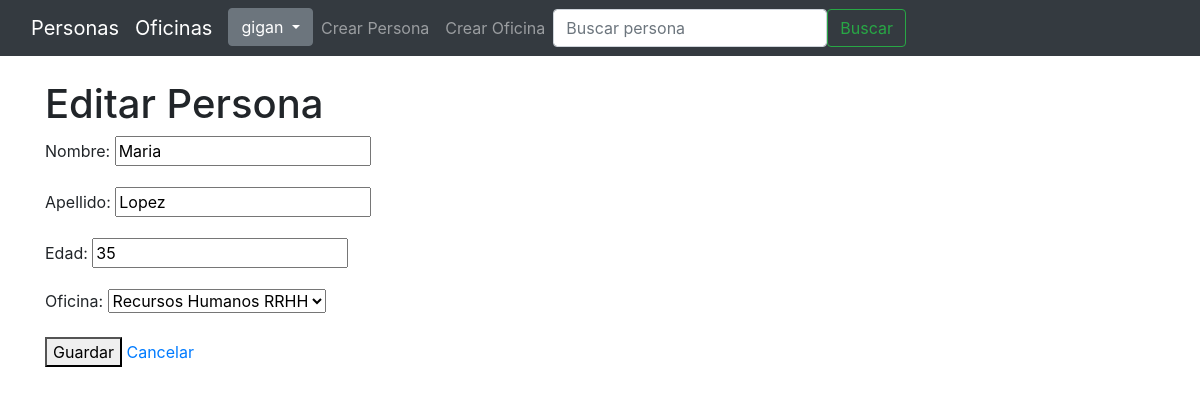
Page /persona/editar/222/ (signed in) on the committed database.
### persona/models.py (models this page shows, shortened)
class Persona(models.Model):
    nombre = models.CharField(verbose_name="Nombre", max_length=50)
    apellido = models.CharField(verbose_name="Apellido", max_length=50)
    edad = models.IntegerField(verbose_name="Edad")
    oficina = models.ForeignKey('oficina.Oficina', on_delete=models.CASCADE)
    class Meta:
        verbose_name = 'Persona'
        verbose_name_plural = 'Personas'

### oficina/models.py (models this page shows)
class Oficina(models.Model):
    nombre = models.CharField(verbose_name="Nombre", max_length=50)
    nombre_corto = models.CharField(verbose_name="Nombre Corto", max_length=20)
    class Meta:
        verbose_name = 'Oficina'
        verbose_name_plural = 'Oficinas'
    def __str__(self):
        return f"{self.nombre} {self.nombre_corto}"

### persona/views.py (the view)
class PersonaUpdateView(LoginRequiredMixin,UpdateView):
    model = Persona
    template_name = "persona/editar.html"
    fields = ["nombre", "apellido", "edad", "oficina"]
    success_url = reverse_lazy("persona:lista")

### templates/persona/editar.html (shortened to what this page needs)
{% extends 'base.html' %}
{% block content %}
<h1>Editar Persona</h1>
<form method="post">
    {{ form.as_p }}
    <button type="submit">Guardar</button>
    <a href="{% url 'persona:lista' %}">Cancelar</a>
{% endblock content %}

### templates/navbar.html (shortened to what this page needs)
<nav class="navbar navbar-expand-lg navbar-dark bg-dark mb-4">
  <div class="container-fluid">
    <a class="navbar-brand" href="{% url 'persona:lista' %}">Personas</a>
    <a class="navbar-brand" href="{% url 'oficina:lista' %}">Oficinas</a>
    <div class="collapse navbar-collapse" id="navbarNav">
      <ul class="navbar-nav me-auto mb-2 mb-lg-0">
        {% if user.is_authenticated %}
          <li class="nav-item dropdown">
            <button class="btn btn-secondary dropdown-toggle" type="button" data-bs-toggle="dropdown" aria-expanded="false">
              {{ user.username }}
            </button>
          </li>
        {% else %}
          <li class="nav-item">
            <a class="nav-link" href="{% url 'account_login' %}">Iniciar Sesión</a>
          </li>
        {% endif %}
        <li class="nav-item">
          <a class="nav-link" href="{% url 'persona:crear' %}">Crear Persona</a>
        </li>
        <li class="nav-item">
          <a class="nav-link" href="{% url 'oficina:crear' %}">Crear Oficina</a>
        </li>
      </ul>
      <form class="d-flex me-3" role="search" action="{% url 'persona:buscar' %}">
        <input class="form-control me-2" type="search" placeholder="Buscar persona" aria-label="Buscar" name="q">
        <button class="btn btn-outline-success" type="submit">Buscar</button>
      </form>
    </div>
  </div>
</nav>

### rows in the picture
Persona: nombre "Maria", apellido "Lopez", edad "35", oficina "Recursos Humanos RRHH"

### other values in the picture
{{ user.username }} "gigan"
